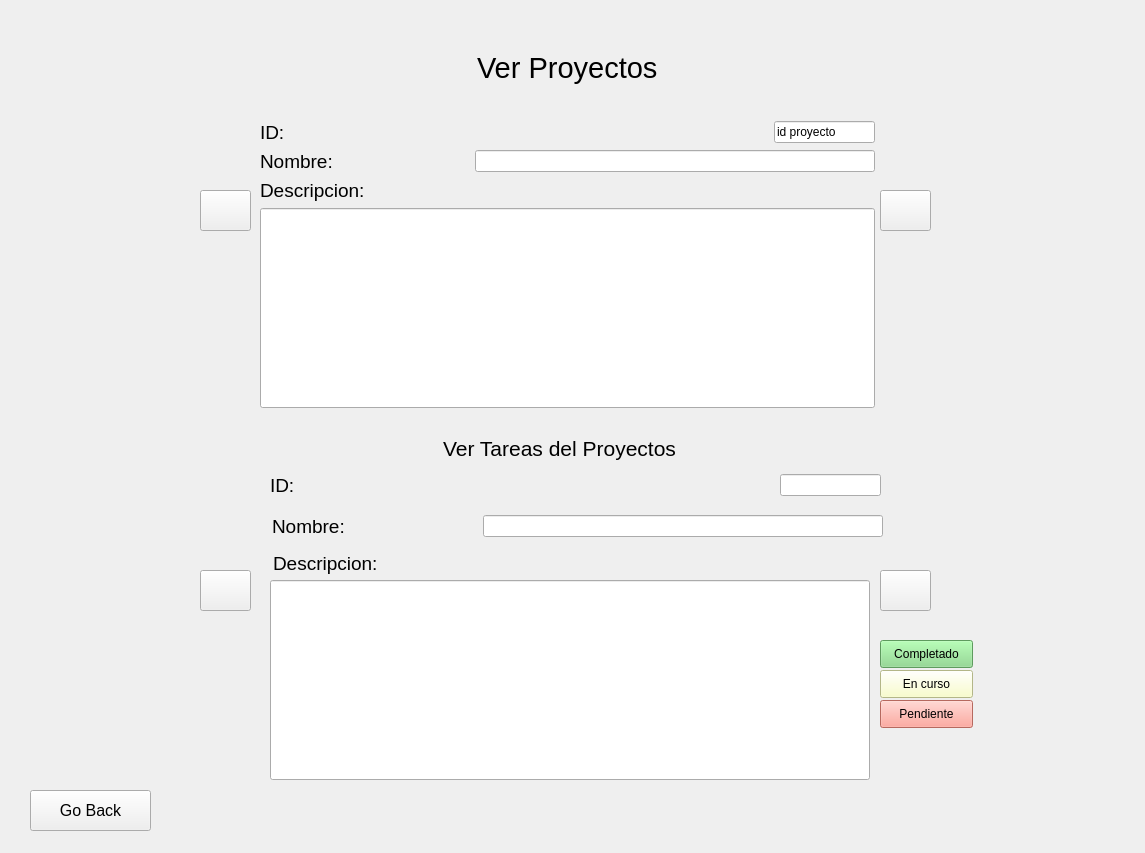
<?xml version="1.0" encoding="UTF-8"?>
<ui version="4.0">
 <class>verProyecto</class>
 <widget class="QWidget" name="verProyecto">
  <property name="geometry">
   <rect>
    <x>0</x>
    <y>0</y>
    <width>1145</width>
    <height>853</height>
   </rect>
  </property>
  <property name="windowTitle">
   <string>Form</string>
  </property>
  <widget class="QWidget" name="widget" native="true">
   <property name="geometry">
    <rect>
     <x>20</x>
     <y>20</y>
     <width>1111</width>
     <height>821</height>
    </rect>
   </property>
   <widget class="QPushButton" name="atrasButtonProyecto">
    <property name="geometry">
     <rect>
      <x>180</x>
      <y>170</y>
      <width>51</width>
      <height>41</height>
     </rect>
    </property>
    <property name="text">
     <string/>
    </property>
    <property name="icon">
     <iconset resource="res.qrc">
      <normaloff>:/iconos/arrow-97-256.ico</normaloff>:/iconos/arrow-97-256.ico</iconset>
    </property>
    <property name="iconSize">
     <size>
      <width>40</width>
      <height>40</height>
     </size>
    </property>
   </widget>
   <widget class="QPushButton" name="adelanteButtonProyecto">
    <property name="geometry">
     <rect>
      <x>860</x>
      <y>170</y>
      <width>51</width>
      <height>41</height>
     </rect>
    </property>
    <property name="text">
     <string/>
    </property>
    <property name="icon">
     <iconset resource="res.qrc">
      <normaloff>:/iconos/arrow-32-256.ico</normaloff>:/iconos/arrow-32-256.ico</iconset>
    </property>
    <property name="iconSize">
     <size>
      <width>40</width>
      <height>40</height>
     </size>
    </property>
   </widget>
   <widget class="QPushButton" name="atrasButtonTarea">
    <property name="geometry">
     <rect>
      <x>180</x>
      <y>550</y>
      <width>51</width>
      <height>41</height>
     </rect>
    </property>
    <property name="text">
     <string/>
    </property>
    <property name="icon">
     <iconset resource="res.qrc">
      <normaloff>:/iconos/arrow-97-256.ico</normaloff>:/iconos/arrow-97-256.ico</iconset>
    </property>
    <property name="iconSize">
     <size>
      <width>40</width>
      <height>40</height>
     </size>
    </property>
   </widget>
   <widget class="QPushButton" name="adelanteButtonTarea">
    <property name="geometry">
     <rect>
      <x>860</x>
      <y>550</y>
      <width>51</width>
      <height>41</height>
     </rect>
    </property>
    <property name="text">
     <string/>
    </property>
    <property name="icon">
     <iconset resource="res.qrc">
      <normaloff>:/iconos/arrow-32-256.ico</normaloff>:/iconos/arrow-32-256.ico</iconset>
    </property>
    <property name="iconSize">
     <size>
      <width>40</width>
      <height>40</height>
     </size>
    </property>
   </widget>
   <widget class="QWidget" name="layoutWidget">
    <property name="geometry">
     <rect>
      <x>250</x>
      <y>450</y>
      <width>611</width>
      <height>30</height>
     </rect>
    </property>
    <layout class="QHBoxLayout" name="horizontalLayout_6">
     <item>
      <widget class="QLabel" name="label_7">
       <property name="font">
        <font>
         <pointsize>14</pointsize>
        </font>
       </property>
       <property name="text">
        <string>ID:</string>
       </property>
      </widget>
     </item>
     <item>
      <spacer name="horizontalSpacer_8">
       <property name="orientation">
        <enum>Qt::Horizontal</enum>
       </property>
       <property name="sizeHint" stdset="0">
        <size>
         <width>108</width>
         <height>20</height>
        </size>
       </property>
      </spacer>
     </item>
     <item>
      <widget class="QLineEdit" name="idVerTarea">
       <property name="minimumSize">
        <size>
         <width>101</width>
         <height>22</height>
        </size>
       </property>
       <property name="maximumSize">
        <size>
         <width>101</width>
         <height>22</height>
        </size>
       </property>
      </widget>
     </item>
    </layout>
   </widget>
   <widget class="QPushButton" name="goBackButtonCreaProyecto">
    <property name="geometry">
     <rect>
      <x>10</x>
      <y>770</y>
      <width>121</width>
      <height>41</height>
     </rect>
    </property>
    <property name="font">
     <font>
      <pointsize>12</pointsize>
     </font>
    </property>
    <property name="text">
     <string>Go Back</string>
    </property>
    <property name="icon">
     <iconset resource="res.qrc">
      <normaloff>:/iconos/arrow-97-256.ico</normaloff>:/iconos/arrow-97-256.ico</iconset>
    </property>
    <property name="iconSize">
     <size>
      <width>30</width>
      <height>30</height>
     </size>
    </property>
   </widget>
   <widget class="QPushButton" name="completadoButtonTarea">
    <property name="geometry">
     <rect>
      <x>860</x>
      <y>620</y>
      <width>93</width>
      <height>28</height>
     </rect>
    </property>
    <property name="styleSheet">
     <string notr="true">background-color: rgb(132, 217, 132);</string>
    </property>
    <property name="text">
     <string>Completado</string>
    </property>
   </widget>
   <widget class="QPushButton" name="encursoButtonTarea">
    <property name="geometry">
     <rect>
      <x>860</x>
      <y>650</y>
      <width>93</width>
      <height>28</height>
     </rect>
    </property>
    <property name="styleSheet">
     <string notr="true">background-color: rgb(250, 255, 190);</string>
    </property>
    <property name="text">
     <string>En curso</string>
    </property>
   </widget>
   <widget class="QPushButton" name="pendienteButtonTarea">
    <property name="geometry">
     <rect>
      <x>860</x>
      <y>680</y>
      <width>93</width>
      <height>28</height>
     </rect>
    </property>
    <property name="styleSheet">
     <string notr="true">background-color: rgb(255, 147, 133);</string>
    </property>
    <property name="text">
     <string>Pendiente</string>
    </property>
   </widget>
   <widget class="QWidget" name="">
    <property name="geometry">
     <rect>
      <x>240</x>
      <y>0</y>
      <width>615</width>
      <height>388</height>
     </rect>
    </property>
    <layout class="QVBoxLayout" name="verticalLayout_3">
     <item>
      <layout class="QHBoxLayout" name="horizontalLayout_3">
       <item>
        <spacer name="horizontalSpacer_3">
         <property name="orientation">
          <enum>Qt::Horizontal</enum>
         </property>
         <property name="sizeHint" stdset="0">
          <size>
           <width>128</width>
           <height>20</height>
          </size>
         </property>
        </spacer>
       </item>
       <item>
        <widget class="QLabel" name="label">
         <property name="font">
          <font>
           <pointsize>22</pointsize>
          </font>
         </property>
         <property name="text">
          <string>Ver Proyectos</string>
         </property>
        </widget>
       </item>
       <item>
        <spacer name="horizontalSpacer_4">
         <property name="orientation">
          <enum>Qt::Horizontal</enum>
         </property>
         <property name="sizeHint" stdset="0">
          <size>
           <width>138</width>
           <height>20</height>
          </size>
         </property>
        </spacer>
       </item>
      </layout>
     </item>
     <item>
      <layout class="QVBoxLayout" name="verticalLayout_2">
       <item>
        <layout class="QHBoxLayout" name="horizontalLayout">
         <item>
          <widget class="QLabel" name="label_2">
           <property name="font">
            <font>
             <pointsize>14</pointsize>
            </font>
           </property>
           <property name="text">
            <string>ID:</string>
           </property>
          </widget>
         </item>
         <item>
          <spacer name="horizontalSpacer">
           <property name="orientation">
            <enum>Qt::Horizontal</enum>
           </property>
           <property name="sizeHint" stdset="0">
            <size>
             <width>108</width>
             <height>20</height>
            </size>
           </property>
          </spacer>
         </item>
         <item>
          <widget class="QLineEdit" name="idVerProyecto">
           <property name="minimumSize">
            <size>
             <width>101</width>
             <height>22</height>
            </size>
           </property>
           <property name="maximumSize">
            <size>
             <width>101</width>
             <height>22</height>
            </size>
           </property>
           <property name="text">
            <string>id proyecto</string>
           </property>
          </widget>
         </item>
        </layout>
       </item>
       <item>
        <layout class="QHBoxLayout" name="horizontalLayout_2">
         <item>
          <widget class="QLabel" name="label_3">
           <property name="font">
            <font>
             <pointsize>14</pointsize>
            </font>
           </property>
           <property name="text">
            <string>Nombre:</string>
           </property>
          </widget>
         </item>
         <item>
          <spacer name="horizontalSpacer_2">
           <property name="orientation">
            <enum>Qt::Horizontal</enum>
           </property>
           <property name="sizeHint" stdset="0">
            <size>
             <width>108</width>
             <height>20</height>
            </size>
           </property>
          </spacer>
         </item>
         <item>
          <widget class="QLineEdit" name="nombreVerProyecto">
           <property name="minimumSize">
            <size>
             <width>400</width>
             <height>22</height>
            </size>
           </property>
           <property name="maximumSize">
            <size>
             <width>10000000</width>
             <height>22</height>
            </size>
           </property>
          </widget>
         </item>
        </layout>
       </item>
       <item>
        <layout class="QVBoxLayout" name="verticalLayout">
         <item>
          <widget class="QLabel" name="label_4">
           <property name="font">
            <font>
             <pointsize>14</pointsize>
            </font>
           </property>
           <property name="text">
            <string>Descripcion:</string>
           </property>
          </widget>
         </item>
         <item>
          <widget class="QLineEdit" name="descripcionVerProyecto">
           <property name="minimumSize">
            <size>
             <width>600</width>
             <height>200</height>
            </size>
           </property>
           <property name="maximumSize">
            <size>
             <width>7000</width>
             <height>5000</height>
            </size>
           </property>
           <property name="alignment">
            <set>Qt::AlignLeading|Qt::AlignLeft|Qt::AlignTop</set>
           </property>
          </widget>
         </item>
        </layout>
       </item>
      </layout>
     </item>
    </layout>
   </widget>
   <widget class="QWidget" name="">
    <property name="geometry">
     <rect>
      <x>251</x>
      <y>411</y>
      <width>576</width>
      <height>35</height>
     </rect>
    </property>
    <layout class="QHBoxLayout" name="horizontalLayout_5">
     <item>
      <spacer name="horizontalSpacer_6">
       <property name="orientation">
        <enum>Qt::Horizontal</enum>
       </property>
       <property name="sizeHint" stdset="0">
        <size>
         <width>128</width>
         <height>20</height>
        </size>
       </property>
      </spacer>
     </item>
     <item>
      <widget class="QLabel" name="label_6">
       <property name="font">
        <font>
         <pointsize>16</pointsize>
        </font>
       </property>
       <property name="text">
        <string>Ver Tareas del Proyectos</string>
       </property>
      </widget>
     </item>
     <item>
      <spacer name="horizontalSpacer_7">
       <property name="orientation">
        <enum>Qt::Horizontal</enum>
       </property>
       <property name="sizeHint" stdset="0">
        <size>
         <width>138</width>
         <height>20</height>
        </size>
       </property>
      </spacer>
     </item>
    </layout>
   </widget>
   <widget class="QWidget" name="">
    <property name="geometry">
     <rect>
      <x>252</x>
      <y>491</y>
      <width>611</width>
      <height>30</height>
     </rect>
    </property>
    <layout class="QHBoxLayout" name="horizontalLayout_7">
     <item>
      <widget class="QLabel" name="label_8">
       <property name="font">
        <font>
         <pointsize>14</pointsize>
        </font>
       </property>
       <property name="text">
        <string>Nombre:</string>
       </property>
      </widget>
     </item>
     <item>
      <spacer name="horizontalSpacer_9">
       <property name="orientation">
        <enum>Qt::Horizontal</enum>
       </property>
       <property name="sizeHint" stdset="0">
        <size>
         <width>108</width>
         <height>20</height>
        </size>
       </property>
      </spacer>
     </item>
     <item>
      <widget class="QLineEdit" name="nombreVerTarea">
       <property name="minimumSize">
        <size>
         <width>400</width>
         <height>22</height>
        </size>
       </property>
       <property name="maximumSize">
        <size>
         <width>10000000</width>
         <height>22</height>
        </size>
       </property>
      </widget>
     </item>
    </layout>
   </widget>
   <widget class="QLineEdit" name="descripcionVerTarea">
    <property name="geometry">
     <rect>
      <x>250</x>
      <y>560</y>
      <width>600</width>
      <height>200</height>
     </rect>
    </property>
    <property name="minimumSize">
     <size>
      <width>600</width>
      <height>200</height>
     </size>
    </property>
    <property name="maximumSize">
     <size>
      <width>7000</width>
      <height>100</height>
     </size>
    </property>
    <property name="alignment">
     <set>Qt::AlignLeading|Qt::AlignLeft|Qt::AlignTop</set>
    </property>
   </widget>
   <widget class="QLabel" name="label_9">
    <property name="geometry">
     <rect>
      <x>253</x>
      <y>529</y>
      <width>124</width>
      <height>28</height>
     </rect>
    </property>
    <property name="font">
     <font>
      <pointsize>14</pointsize>
     </font>
    </property>
    <property name="text">
     <string>Descripcion:</string>
    </property>
   </widget>
  </widget>
 </widget>
 <resources>
  <include location="res.qrc"/>
 </resources>
 <connections/>
</ui>
